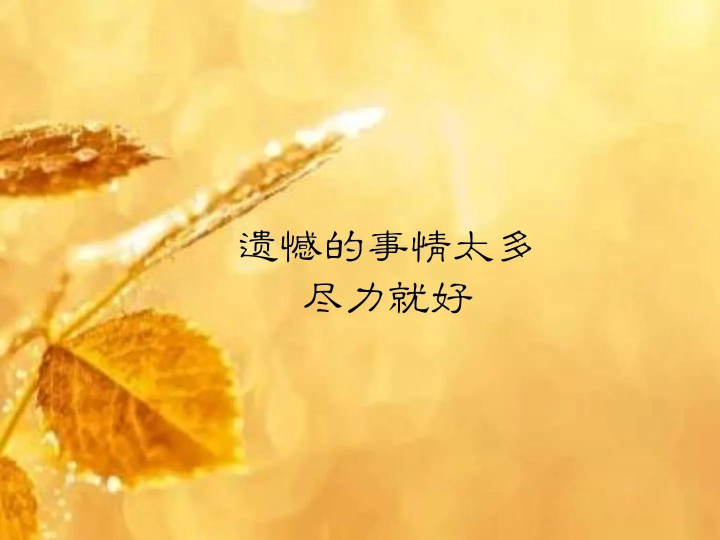
#> input picture images/wenzi01.jpeg, 1440 x 1080 px (shown at 1/2 size)
$ python '边缘检测.py'
#> lines starting #> are read from the running program, lines starting #| are printed output that depends on the picture; after the words box and inside, x2 and y2 are one past the last pixel; in counts of white or black regions, pixels touching at a corner belong together
import cv2

img = cv2.imread('images/wenzi01.jpeg')
#> img is the input picture: shape (1080, 1440, 3); mean B, G, R 105.4, 200.9, 244


# 灰度图像
gay_img = cv2.cvtColor(img, cv2.COLOR_BGR2GRAY)
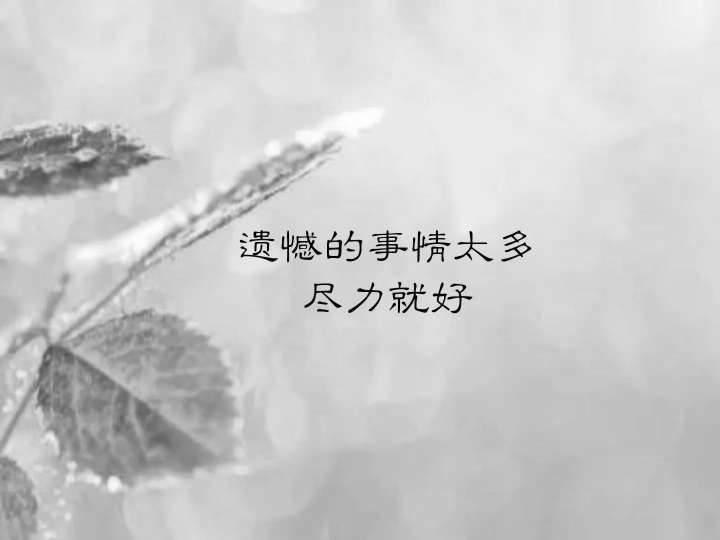
#> gay_img: shape (1080, 1440) (shown at 1/2 size); min 0, max 254, mean 202.9

# 定义阈值
lower = 255
upper = 300
# 获取边缘信息
canny_img = cv2.Canny(gay_img, lower, upper)
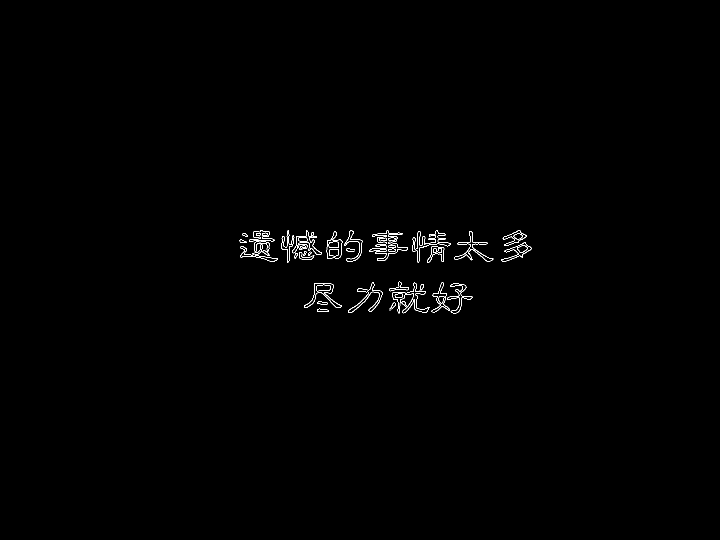
#> canny_img: shape (1080, 1440) (shown at 1/2 size); 0.44% white in thin lines or dots, all inside (x1, y1, x2, y2) = (479, 460, 1063, 627)
# c = 15
# # 颜色权重
# color = 25
# # 空间权重
# space = 15
# # 双边滤波
# b_img = cv2.bilateralFilter(canny_img, c, color, space)
k = (3, 3)
# 标准差
d = 1
# 高斯去噪
gs_img = cv2.GaussianBlur(canny_img, k, d)
# 创建窗口函数，image窗口名称，cv2.WINDOW_NORMAL允许手动调整窗口大小（方便调试）
cv2.namedWindow('image', cv2.WINDOW_NORMAL)
# 设置窗口大小，image窗口名称，和namedWindow的窗口名称一致
cv2.resizeWindow('image', 800, 600)
cv2.imshow('image', gs_img)
cv2.waitKey(0)
cv2.destroyAllWindows()

$ run again, with images/pingguo.jpeg copied over images/wenzi01.jpeg
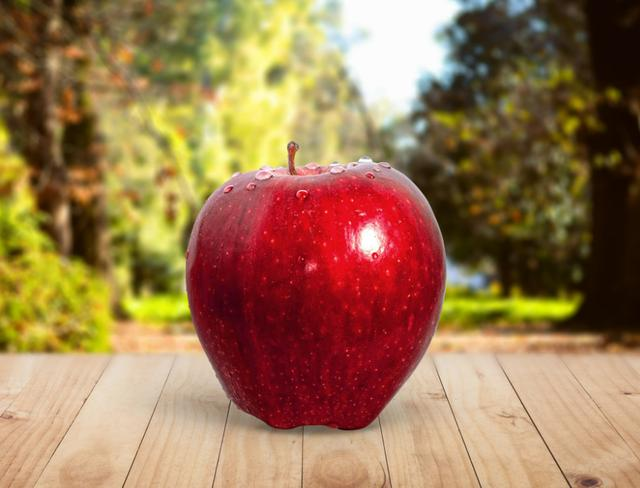
#> input picture images/pingguo.jpeg, 640 x 488 px
#> img is the input picture: shape (488, 640, 3); mean B, G, R 81.1, 119, 155.5
#> `gay_img = cv2.cvtColor(img, cv2.COLOR_BGR2GRAY)`:
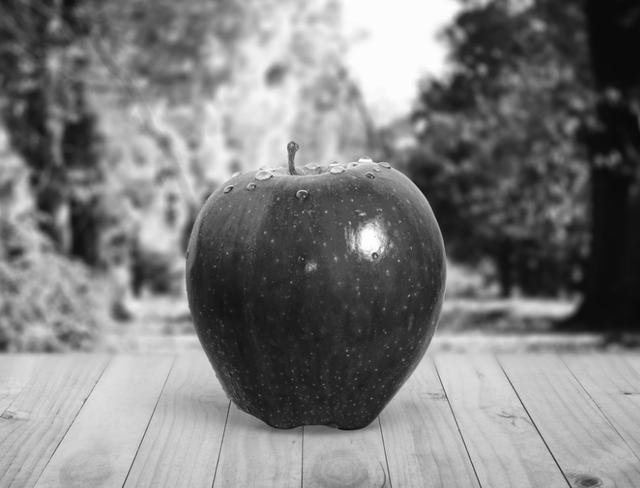
#> gay_img: shape (488, 640); min 8, max 255, mean 125.6
#> `canny_img = cv2.Canny(gay_img, lower, upper)`:
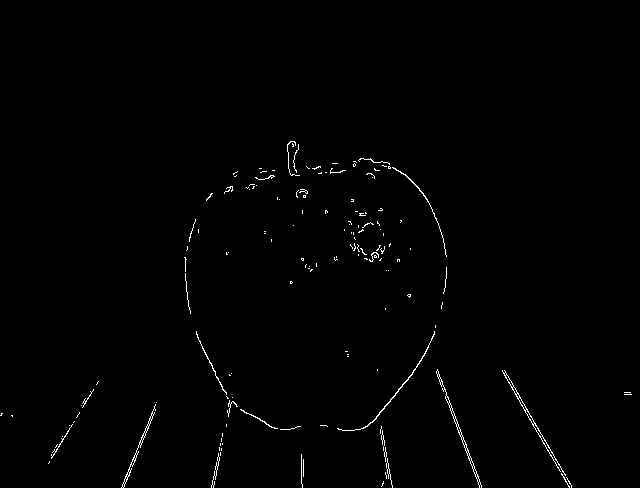
#> canny_img: shape (488, 640); 0.77% white in thin lines or dots, all inside (x1, y1, x2, y2) = (0, 141, 632, 488)
